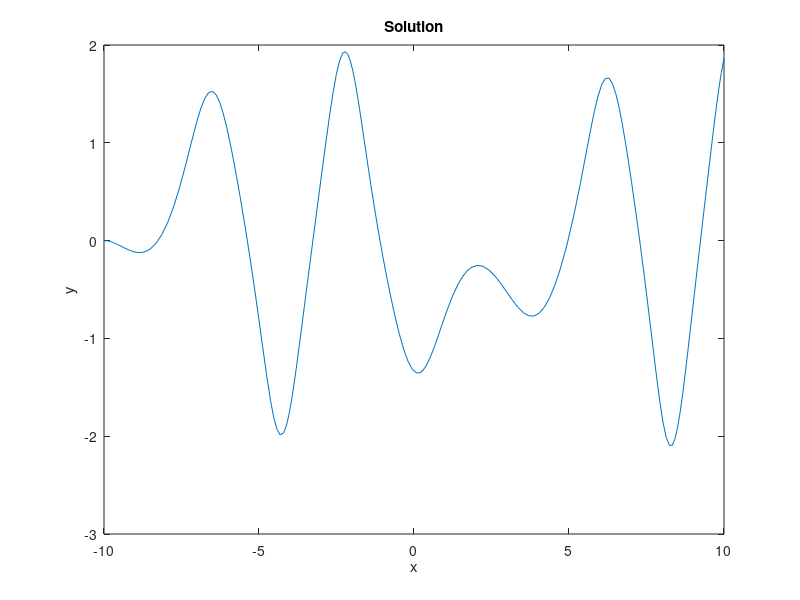

This figure's MATLAB source:
clc;clear;
y0 = [0, 0];
yder = @(x,y)[y(2); -y(1)^3-sin(x)];
xspan = [-10, 10];
[x,y] = ode45(yder, xspan, y0);

plot(x, y(:,1));
xlabel('x')
ylabel('y')
title('Solution');